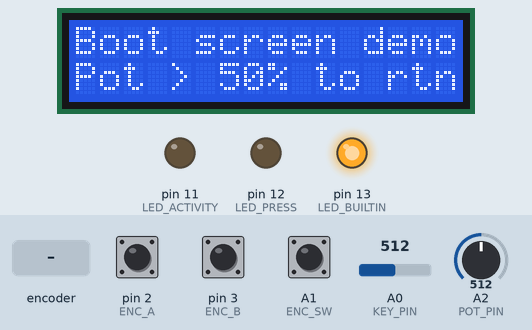
The sketch below on a simulated Arduino Uno, built with avr-gcc and run on an emulated ATmega328P. Shown: 16×2 character LCD, output pins drawn as LEDs (lit = HIGH). Inputs (shaded band) come from the test bench; at power-on: A2 (POT_PIN) = 512, A0 (KEY_PIN) = 512, A1 (ENC_SW) HIGH, pin 2 (ENC_A) HIGH, pin 3 (ENC_B) HIGH. What the sketch prints to the serial monitor is not drawn.

Above: at 2.2 s.
2.3 s: A2 (POT_PIN) set to 529
At 3.1 s:
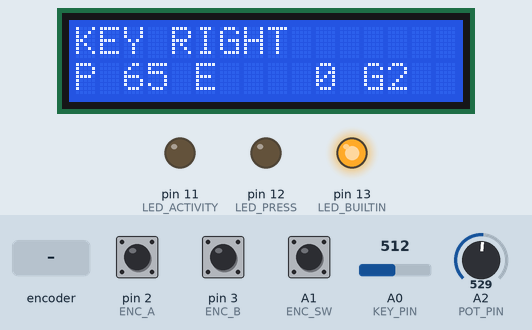
3.8 s: A0 (KEY_PIN) set to 900
At 5.0 s:
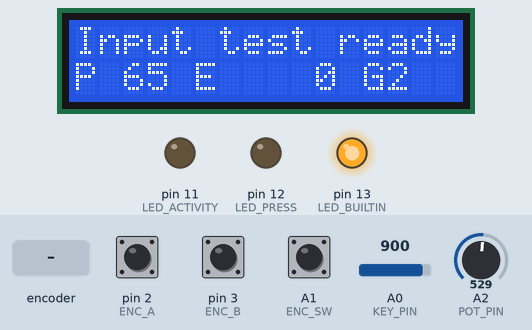
5.3 s: A1 (ENC_SW) pulled LOW for 0.15 s
At 6.3 s:
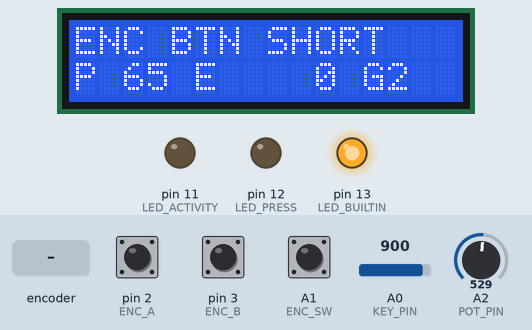
8.0 s: rotary encoder on pin 2 (ENC_A) / pin 3 (ENC_B) turned 1 step (first pin leading)
At 8.9 s:
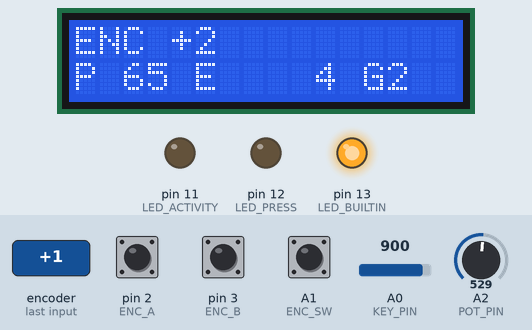
10.6 s: A0 (KEY_PIN) set to 884
At 12.6 s:
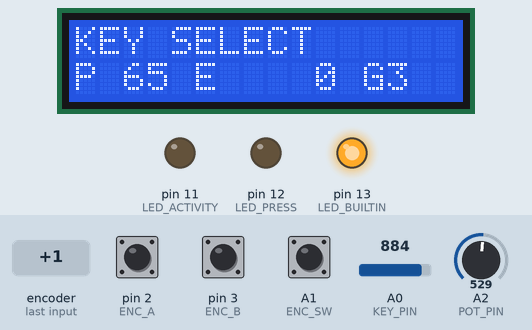
12.9 s: A0 (KEY_PIN) set to 306
At 13.4 s:
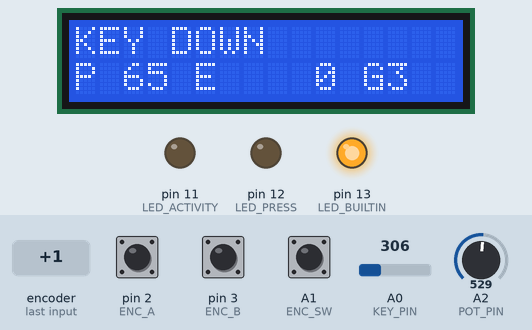
Timing chart, 0 to 15.4 s (numbered marks = the images above; inputs shaded):
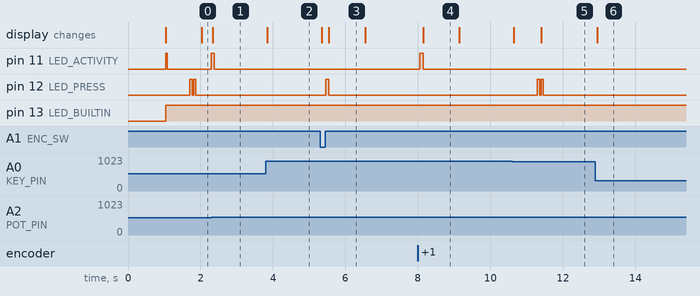

Measured:
- the behaviour switches between 518 and 519 on A2 (POT_PIN) (found by bisection; images 0 and 1)
- the behaviour switches between 900 and 899 on A0 (KEY_PIN) (found by bisection; images 4 and 5)
- after the input at 2.3 s, pin 11 (LED_ACTIVITY): LOW → HIGH at once, → LOW 0.08 s later; the display: changes at once (image 1)
- after the input at 3.8 s, the display: changes at once (image 2)
- after the input at 5.3 s, pin 12 (LED_PRESS): LOW → HIGH after 0.16 s, → LOW 0.09 s later; the display: first changes at once (image 3 shows a later state)
- after the input at 8.0 s, pin 11 (LED_ACTIVITY): LOW → HIGH after 0.05 s, → LOW 0.11 s later; the display: changes after 0.15 s (image 4)
- after the input at 10.6 s, pin 12 (LED_PRESS): alternates HIGH for 0.06 s and LOW for 0.04 s, 4 changes in all, then stays LOW, starting after 0.70 s; the display: first changes at once (image 5 shows a later state)
- after the input at 12.9 s, the display: changes at once (image 6)

The sketch:

uno1-hardware-test-i2c1602.ino
```cpp
/*
  Fluid Ardule UNO-1 integrated diagnostic firmware
  1602 I2C LCD edition
*/

#include <Wire.h>
#include <LiquidCrystal_I2C.h>

// --------------------------------------------------
// User-editable version
// --------------------------------------------------
const char FW_VERSION[] = "v2026-05-04c";

// --------------------------------------------------
// LCD
// --------------------------------------------------
LiquidCrystal_I2C lcd(0x27, 16, 2);   // change to 0x3F if needed

// --------------------------------------------------
// Pins
// --------------------------------------------------
#define ENC_A   2
#define ENC_B   3
#define ENC_SW  A1
#define KEY_PIN A0
#define POT_PIN A2
#define LED_PIN LED_BUILTIN
#define LED_READY LED_PIN
#define LED_PRESS 12
#define LED_ACTIVITY 11

// --------------------------------------------------
// Button codes
// --------------------------------------------------
#define BTN_NONE   0
#define BTN_RIGHT  1
#define BTN_UP     2
#define BTN_DOWN   3
#define BTN_LEFT   4
#define BTN_SELECT 5

// --------------------------------------------------
// Measured threshold map from user's board
// --------------------------------------------------
const int ADC_THR_LEFT   = 180;
const int ADC_THR_UP     = 280;
const int ADC_THR_DOWN   = 450;
const int ADC_THR_RIGHT  = 650;
const int ADC_THR_SELECT = 900;

// --------------------------------------------------
// Encoder state (ISR/shared)
// --------------------------------------------------
volatile uint8_t encLastState = 0;
volatile int8_t encQuarterAcc = 0;
volatile long encPendingSteps = 0;
volatile unsigned long edgeCountA = 0;
volatile unsigned long edgeCountB = 0;

// Match the final UNO-1 controller feel: one logical encoder step
// after two valid quadrature transitions. Change to 4 if a specific
// encoder feels too sensitive during hardware diagnosis.
const int8_t ENC_TRANSITIONS_PER_STEP = 2;

int lastSW = HIGH;
unsigned long swPressCount = 0;
unsigned long swLongPressCount = 0;

int lastCompletedSwKind = 0;  // 0=none, 1=short, 2=long
unsigned long lastCompletedSwAt = 0;

bool swLatchedPressed = false;
bool swLatchedLongTriggered = false;
unsigned long swLatchedPressedAt = 0;

long logicalPos = 0;
long encStepCount = 0;

const int8_t ENC_TABLE[16] = {
   0, -1,  1,  0,
   1,  0,  0, -1,
  -1,  0,  0,  1,
   0,  1, -1,  0
};

// --------------------------------------------------
// Gain
// --------------------------------------------------
int gainModeIndex = 1; // start x2
const uint8_t gainTable[4] = {1, 2, 3, 4};

// --------------------------------------------------
// LCD refresh / page
// --------------------------------------------------
unsigned long lastLcdUpdate = 0;
const unsigned long LCD_INTERVAL_MS = 100;
uint8_t lcdPage = 0;

const unsigned long LONG_PRESS_MS = 700;
unsigned long gainDisplayUntil = 0;
const unsigned long LAST_BTN_HOLD_MS = 1000;
const unsigned long POT_PRANK_INTERVAL_MS = 1000;

const unsigned long SHORT_BLINK_MS = 60;
const unsigned long DOUBLE_BLINK_GAP_MS = 40;
const unsigned long ACTIVITY_HOLD_MS = 80;

bool deviceReady = false;
unsigned long ledPressPhaseUntil = 0;
uint8_t ledPressPhase = 0;  // 0=idle, 1=ON(short or first), 2=gap before second, 3=second ON
bool ledPressDouble = false;
unsigned long ledActivityUntil = 0;

// display smoothing
const uint8_t DISPLAY_AVG_N = 4;
int btnAdcHist[DISPLAY_AVG_N] = {1023,1023,1023,1023};
uint8_t btnAdcHistPos = 0;
long btnAdcHistSum = 1023L * DISPLAY_AVG_N;
int buttonAdcDisplay = 1023;

int potCCHist[DISPLAY_AVG_N] = {0,0,0,0};
uint8_t potCCHistPos = 0;
int potCCHistSum = 0;
int potCCDisplay = 0;

// Clean UI event line
char lastEventText[17] = "Ready";
unsigned long lastEventAt = 0;
long lastEncoderDelta = 0;


// --------------------------------------------------
// Keypad state
// --------------------------------------------------
int stableBtn = BTN_NONE;
int rawBtnNow = BTN_NONE;

unsigned long btnPressCount[6] = {0,0,0,0,0,0};
int buttonAdcRaw = 1023;
int latchedPressedBtn = BTN_NONE;
bool latchedLongTriggered = false;
unsigned long latchedPressedAt = 0;

int lastCompletedBtn = BTN_NONE;
bool lastCompletedWasLongPress = false;
unsigned long lastCompletedBtnAt = 0;

// --------------------------------------------------
// Pot state
// --------------------------------------------------
int potRaw = 0;
int potAvg = 0;
int potCC = 0;
int lastPotCC = -1;

bool prankModeActive = false;
bool prankScreenToggle = false;
unsigned long lastPrankToggle = 0;

// --------------------------------------------------
// Encoder acceleration state
// --------------------------------------------------
unsigned long lastStepUs = 0;

// --------------------------------------------------
// Helpers
// --------------------------------------------------
const __FlashStringHelper* buttonNameF(int btn) {
  switch (btn) {
    case BTN_RIGHT:  return F("RIGHT");
    case BTN_UP:     return F("UP");
    case BTN_DOWN:   return F("DOWN");
    case BTN_LEFT:   return F("LEFT");
    case BTN_SELECT: return F("SELECT");
    default:         return F("NONE");
  }
}

const __FlashStringHelper* buttonShortF(int btn) {
  switch (btn) {
    case BTN_RIGHT:  return F("R");
    case BTN_UP:     return F("U");
    case BTN_DOWN:   return F("D");
    case BTN_LEFT:   return F("L");
    case BTN_SELECT: return F("S");
    default:         return F("---");
  }
}

int currentGain() {
  return gainTable[gainModeIndex];
}

void printPaddedLong(long value, uint8_t width) {
  char buf[12];
  ltoa(value, buf, 10);
  uint8_t len = 0;
  while (buf[len]) len++;
  while (len < width) {
    lcd.print(' ');
    width--;
  }
  lcd.print(buf);
}

void formatRightAlignedInt(char* out, uint8_t width, long value) {
  char buf[12];
  ltoa(value, buf, 10);
  uint8_t len = 0;
  while (buf[len]) len++;
  uint8_t pad = (len < width) ? (width - len) : 0;
  uint8_t i = 0;
  while (i < pad) out[i++] = ' ';
  uint8_t j = 0;
  while (buf[j] && i < width) out[i++] = buf[j++];
  while (i < width) out[i++] = ' ';
  out[width] = 0;
}

void pushBtnAdcDisplaySample(int v) {
  btnAdcHistSum -= btnAdcHist[btnAdcHistPos];
  btnAdcHist[btnAdcHistPos] = v;
  btnAdcHistSum += v;
  btnAdcHistPos = (btnAdcHistPos + 1) % DISPLAY_AVG_N;
  buttonAdcDisplay = (int)(btnAdcHistSum / DISPLAY_AVG_N);
}

void pushPotCCDisplaySample(int v) {
  potCCHistSum -= potCCHist[potCCHistPos];
  potCCHist[potCCHistPos] = v;
  potCCHistSum += v;
  potCCHistPos = (potCCHistPos + 1) % DISPLAY_AVG_N;
  potCCDisplay = (int)(potCCHistSum / DISPLAY_AVG_N);
}


void lcdWrite16(uint8_t row, const char* text) {
  char buf[17];
  uint8_t i = 0;
  while (i < 16 && text[i] != '\0') {
    buf[i] = text[i];
    i++;
  }
  while (i < 16) {
    buf[i++] = ' ';
  }
  buf[16] = '\0';
  lcd.setCursor(0, row);
  lcd.print(buf);
}

void setEventText(const char* text) {
  uint8_t i = 0;
  while (i < 16 && text[i] != '\0') {
    lastEventText[i] = text[i];
    i++;
  }
  lastEventText[i] = '\0';
  lastEventAt = millis();
}

void setKeyEvent(int btn, bool longPress) {
  char buf[17];
  const char* name = "KEY";
  switch (btn) {
    case BTN_RIGHT:  name = "RIGHT"; break;
    case BTN_UP:     name = "UP"; break;
    case BTN_DOWN:   name = "DOWN"; break;
    case BTN_LEFT:   name = "LEFT"; break;
    case BTN_SELECT: name = "SELECT"; break;
  }
  snprintf(buf, sizeof(buf), "%s %s", name, longPress ? "LONG" : "SHORT");
  setEventText(buf);
}


void printBtnCompact() {
  if (stableBtn != BTN_NONE) {
    lcd.print(buttonShortF(stableBtn));
    lcd.print(F("   "));
    return;
  }

  if (lastCompletedBtn != BTN_NONE && (millis() - lastCompletedBtnAt) < LAST_BTN_HOLD_MS) {
    switch (lastCompletedBtn) {
      case BTN_RIGHT:  lcd.print(lastCompletedWasLongPress ? F("R-LP  ") : F("(R)   ")); return;
      case BTN_UP:     lcd.print(lastCompletedWasLongPress ? F("U-LP  ") : F("(U)   ")); return;
      case BTN_DOWN:   lcd.print(lastCompletedWasLongPress ? F("D-LP  ") : F("(D)   ")); return;
      case BTN_LEFT:   lcd.print(lastCompletedWasLongPress ? F("L-LP  ") : F("(L)   ")); return;
      case BTN_SELECT: lcd.print(lastCompletedWasLongPress ? F("S-LP  ") : F("(S)   ")); return;
    }
  }

  lcd.print(F("----- "));
}


void triggerShortBlink() {
  ledPressDouble = false;
  ledPressPhase = 1;
  ledPressPhaseUntil = millis() + SHORT_BLINK_MS;
}

void triggerLongBlink() {
  ledPressDouble = true;
  ledPressPhase = 1;
  ledPressPhaseUntil = millis() + SHORT_BLINK_MS;
}

void triggerActivity() {
  ledActivityUntil = millis() + ACTIVITY_HOLD_MS;
}

void updateInputLeds() {
  unsigned long now = millis();
  bool pressOn = false;

  if (ledPressPhase != 0 && (long)(ledPressPhaseUntil - now) <= 0) {
    if (!ledPressDouble) {
      ledPressPhase = 0;
    } else {
      if (ledPressPhase == 1) {
        ledPressPhase = 2;
        ledPressPhaseUntil = now + DOUBLE_BLINK_GAP_MS;
      } else if (ledPressPhase == 2) {
        ledPressPhase = 3;
        ledPressPhaseUntil = now + SHORT_BLINK_MS;
      } else {
        ledPressPhase = 0;
      }
    }
  }

  if (ledPressPhase == 1 || ledPressPhase == 3) {
    pressOn = true;
  }

  bool activityOn = (long)(ledActivityUntil - now) > 0;

  digitalWrite(LED_READY, deviceReady ? HIGH : LOW);
  digitalWrite(LED_PRESS, pressOn ? HIGH : LOW);
  digitalWrite(LED_ACTIVITY, activityOn ? HIGH : LOW);
}
// --------------------------------------------------
// Button decode
// --------------------------------------------------
int decodeButtonThreshold(int val) {
  if (val < ADC_THR_LEFT)   return BTN_LEFT;
  if (val < ADC_THR_UP)     return BTN_UP;
  if (val < ADC_THR_DOWN)   return BTN_DOWN;
  if (val < ADC_THR_RIGHT)  return BTN_RIGHT;
  if (val < ADC_THR_SELECT) return BTN_SELECT;
  return BTN_NONE;
}

void updateButtonStableState() {
  buttonAdcRaw = analogRead(KEY_PIN);
  pushBtnAdcDisplaySample(buttonAdcRaw);
  rawBtnNow = decodeButtonThreshold(buttonAdcRaw);
  stableBtn = rawBtnNow;
}

void handleButtonCountingAndActions() {
  static int prevStableBtn = BTN_NONE;

  if (prevStableBtn == BTN_NONE && stableBtn != BTN_NONE) {
    latchedPressedBtn = stableBtn;
    latchedLongTriggered = false;
    latchedPressedAt = millis();

    Serial.print(F("BTN press: "));
    Serial.print(buttonNameF(stableBtn));
    Serial.print(F(" adc="));
    Serial.println(buttonAdcRaw);
  }

  if (stableBtn != BTN_NONE && latchedPressedBtn == stableBtn && !latchedLongTriggered) {
    if ((millis() - latchedPressedAt) >= LONG_PRESS_MS) {
      latchedLongTriggered = true;
      lastCompletedBtn = latchedPressedBtn;
      lastCompletedWasLongPress = true;
      lastCompletedBtnAt = millis();
      triggerLongBlink();
      setKeyEvent(latchedPressedBtn, true);

      if (latchedPressedBtn == BTN_SELECT) {
        gainModeIndex++;
        if (gainModeIndex >= 4) gainModeIndex = 0;
        noInterrupts();
        encPendingSteps = 0;
        encQuarterAcc = 0;
        interrupts();
        logicalPos = 0;
        encStepCount = 0;
        lastStepUs = 0;
        gainDisplayUntil = millis() + LAST_BTN_HOLD_MS;

        Serial.print(F("=== GAIN TOGGLED: x"));
        Serial.print(currentGain());
        Serial.println(F(" ==="));
      }

      Serial.print(F("BTN long: "));
      Serial.println(buttonNameF(latchedPressedBtn));
    }
  }

  if (prevStableBtn != BTN_NONE && stableBtn == BTN_NONE) {
    if (latchedPressedBtn != BTN_NONE) {
      lastCompletedBtn = latchedPressedBtn;
      lastCompletedWasLongPress = latchedLongTriggered;
      lastCompletedBtnAt = millis();

      if (latchedLongTriggered) {
        Serial.print(F("BTN release after LP: "));
        Serial.println(buttonNameF(latchedPressedBtn));
      } else {
        btnPressCount[latchedPressedBtn]++;
        triggerShortBlink();
        setKeyEvent(latchedPressedBtn, false);

        Serial.print(F("BTN release/count: "));
        Serial.print(buttonNameF(latchedPressedBtn));
        Serial.print(F(" count="));
        Serial.println(btnPressCount[latchedPressedBtn]);
      }
    }
    latchedPressedBtn = BTN_NONE;
    latchedLongTriggered = false;
  }

  prevStableBtn = stableBtn;
}

// --------------------------------------------------
// ISR-based encoder decode
// --------------------------------------------------
void handleEncoderISR() {
  uint8_t a = (uint8_t)digitalRead(ENC_A);
  uint8_t b = (uint8_t)digitalRead(ENC_B);
  uint8_t newState = (a << 1) | b;

  if (a != ((encLastState >> 1) & 0x01)) edgeCountA++;
  if (b != (encLastState & 0x01)) edgeCountB++;

  uint8_t idx = (encLastState << 2) | newState;
  int8_t q = ENC_TABLE[idx];
  encLastState = newState;

  if (q == 0) return;

  encQuarterAcc += q;

  if (encQuarterAcc >= ENC_TRANSITIONS_PER_STEP) {
    encPendingSteps += 1;
    encQuarterAcc = 0;
  } else if (encQuarterAcc <= -ENC_TRANSITIONS_PER_STEP) {
    encPendingSteps -= 1;
    encQuarterAcc = 0;
  }
}

// --------------------------------------------------
// Consume encoder steps in main loop with acceleration
// --------------------------------------------------
int accelFromDt(unsigned long dtUs) {
  if (dtUs < 2500UL) return 8;
  if (dtUs < 5000UL) return 6;
  if (dtUs < 9000UL) return 4;
  if (dtUs < 18000UL) return 2;
  return 1;
}

void processEncoderSteps() {
  long pending;

  noInterrupts();
  pending = encPendingSteps;
  encPendingSteps = 0;
  interrupts();

  while (pending != 0) {
    int dir = (pending > 0) ? 1 : -1;
    pending -= dir;

    unsigned long nowUs = micros();
    unsigned long dtUs = (lastStepUs == 0) ? 50000UL : (nowUs - lastStepUs);
    lastStepUs = nowUs;

    int accel = accelFromDt(dtUs);
    int delta = dir * currentGain() * accel;

    encStepCount += dir;
    logicalPos += delta;
    lastEncoderDelta = delta;
    char encMsg[17];
    snprintf(encMsg, sizeof(encMsg), "ENC %+ld", lastEncoderDelta);
    setEventText(encMsg);
    triggerActivity();

    Serial.print(dir > 0 ? F("ENC CW   step=") : F("ENC CCW  step="));
    Serial.print(encStepCount);
    Serial.print(F(" gain=x"));
    Serial.print(currentGain());
    Serial.print(F(" accel=x"));
    Serial.print(accel);
    Serial.print(F(" pos="));
    Serial.print(logicalPos);
    Serial.print(F(" dtUs="));
    Serial.println(dtUs);
  }
}

// --------------------------------------------------
// Encoder switch
// --------------------------------------------------
void checkSwitch() {
  int sw = digitalRead(ENC_SW);

  if (sw != lastSW) {
    delay(5);
    sw = digitalRead(ENC_SW);

    if (sw != lastSW) {
      if (sw == LOW) {
        swLatchedPressed = true;
        swLatchedLongTriggered = false;
        swLatchedPressedAt = millis();
        Serial.println(F("SW pressed"));
      } else {
        if (swLatchedPressed) {
          if (!swLatchedLongTriggered) {
            swPressCount++;
            lastCompletedSwKind = 1;
            lastCompletedSwAt = millis();
            lcdPage ^= 1;
            triggerShortBlink();
            setEventText("ENC BTN SHORT");
            Serial.print(F("SW pressed  count="));
            Serial.print(swPressCount);
            Serial.print(F(" page="));
            Serial.println(lcdPage);
            Serial.println(F("SW released"));
          } else {
            Serial.println(F("SW released after LP"));
          }
          swLatchedPressed = false;
          swLatchedLongTriggered = false;
        }
      }
      lastSW = sw;
    }
  }

  if (sw == LOW && swLatchedPressed && !swLatchedLongTriggered) {
    if ((millis() - swLatchedPressedAt) >= LONG_PRESS_MS) {
      swLatchedLongTriggered = true;
      swLongPressCount++;
      lastCompletedSwKind = 2;
      lastCompletedSwAt = millis();
      triggerLongBlink();
      setEventText("ENC BTN LONG");

      gainModeIndex++;
      if (gainModeIndex >= 4) gainModeIndex = 0;
      noInterrupts();
      encPendingSteps = 0;
      encQuarterAcc = 0;
      interrupts();
      logicalPos = 0;
      encStepCount = 0;
      lastStepUs = 0;
      gainDisplayUntil = millis() + LAST_BTN_HOLD_MS;

      Serial.print(F("SW long count="));
      Serial.println(swLongPressCount);
      Serial.print(F("=== GAIN TOGGLED BY ENC SW: x"));
      Serial.print(currentGain());
      Serial.println(F(" ==="));
    }
  }
}

// --------------------------------------------------
// Pot
// --------------------------------------------------
void updatePot() {
  potRaw = analogRead(POT_PIN);
  potAvg = (potAvg * 3 + potRaw) >> 2;
  potCC = map(potAvg, 0, 1023, 0, 127);

  if (potCC < 0) potCC = 0;
  else if (potCC > 127) potCC = 127;

  pushPotCCDisplaySample(potCC);

  if (potCC != lastPotCC) {
    lastPotCC = potCC;
    triggerActivity();
    Serial.print(F("POT raw="));
    Serial.print(potRaw);
    Serial.print(F(" avg="));
    Serial.print(potAvg);
    Serial.print(F(" cc="));
    Serial.println(potCC);
  }
}

// --------------------------------------------------
// LCD
// --------------------------------------------------
void updateLcd() {
  unsigned long now = millis();
  if (now - lastLcdUpdate < LCD_INTERVAL_MS) return;
  lastLcdUpdate = now;

  prankModeActive = (potCC <= 63);
  if (prankModeActive) {
    if ((now - lastPrankToggle) >= POT_PRANK_INTERVAL_MS) {
      prankScreenToggle = !prankScreenToggle;
      lastPrankToggle = now;
    }

    if (!prankScreenToggle) {
      lcdWrite16(0, "Fluid Ardule");
      char line2[17];
      snprintf(line2, sizeof(line2), "FW %s", FW_VERSION);
      lcdWrite16(1, line2);
    } else {
      lcdWrite16(0, "Boot screen demo");
      lcdWrite16(1, "Pot > 50% to rtn");
    }
    return;
  }

  int sw = digitalRead(ENC_SW);

  char line0[17];
  char line1[17];

  // Line 1: plain event text only. Old abbreviations such as B:, S:, ST, A0
  // are intentionally removed to avoid confusing status and event displays.
  if (stableBtn != BTN_NONE) {
    switch (stableBtn) {
      case BTN_RIGHT:  snprintf(line0, sizeof(line0), "KEY RIGHT"); break;
      case BTN_UP:     snprintf(line0, sizeof(line0), "KEY UP"); break;
      case BTN_DOWN:   snprintf(line0, sizeof(line0), "KEY DOWN"); break;
      case BTN_LEFT:   snprintf(line0, sizeof(line0), "KEY LEFT"); break;
      case BTN_SELECT: snprintf(line0, sizeof(line0), "KEY SELECT"); break;
      default:         snprintf(line0, sizeof(line0), "KEY"); break;
    }
  } else if (sw == LOW && swLatchedPressed) {
    snprintf(line0, sizeof(line0), swLatchedLongTriggered ? "ENC BTN LONG" : "ENC BTN DOWN");
  } else if ((now - lastEventAt) < LAST_BTN_HOLD_MS) {
    snprintf(line0, sizeof(line0), "%s", lastEventText);
  } else {
    snprintf(line0, sizeof(line0), "Input test ready");
  }

  // Line 2: current compact state only.
  // P = potentiometer CC value, E = logical encoder position, G = gain.
  snprintf(line1, sizeof(line1), "P%3d E%5ld G%d", potCCDisplay, logicalPos, currentGain());

  lcdWrite16(0, line0);
  lcdWrite16(1, line1);
}

// --------------------------------------------------
// Setup
// --------------------------------------------------
void setup() {
  pinMode(ENC_A, INPUT_PULLUP);
  pinMode(ENC_B, INPUT_PULLUP);
  pinMode(ENC_SW, INPUT_PULLUP);
  pinMode(LED_READY, OUTPUT);
  pinMode(LED_PRESS, OUTPUT);
  pinMode(LED_ACTIVITY, OUTPUT);
  digitalWrite(LED_READY, LOW);
  digitalWrite(LED_PRESS, LOW);
  digitalWrite(LED_ACTIVITY, LOW);

  Serial.begin(115200);

  lcd.init();
  lcd.backlight();
  lcd.clear();

  uint8_t a = (uint8_t)digitalRead(ENC_A);
  uint8_t b = (uint8_t)digitalRead(ENC_B);
  encLastState = (a << 1) | b;
  lastSW = digitalRead(ENC_SW);

  buttonAdcRaw = analogRead(KEY_PIN);
  potAvg = analogRead(POT_PIN);
  potCC = map(potAvg, 0, 1023, 0, 127);
  if (potCC < 0) potCC = 0;
  else if (potCC > 127) potCC = 127;

  for (uint8_t i = 0; i < DISPLAY_AVG_N; i++) {
    btnAdcHist[i] = buttonAdcRaw;
    potCCHist[i] = potCC;
  }
  btnAdcHistSum = (long)buttonAdcRaw * DISPLAY_AVG_N;
  potCCHistSum = potCC * DISPLAY_AVG_N;
  buttonAdcDisplay = buttonAdcRaw;
  potCCDisplay = potCC;

  attachInterrupt(digitalPinToInterrupt(ENC_A), handleEncoderISR, CHANGE);
  attachInterrupt(digitalPinToInterrupt(ENC_B), handleEncoderISR, CHANGE);

  lcd.setCursor(0, 0);
  lcd.print(F("UNO-1 Diag 1602"));
  lcd.setCursor(0, 1);
  lcd.print(FW_VERSION);
  delay(900);
  lcd.clear();
  lastPrankToggle = millis();
  prankScreenToggle = false;

  Serial.println(F("================================"));
  Serial.println(F("Fluid Ardule UNO-1 diagnostic"));
  deviceReady = true;
  Serial.println(F("1602 LCD edition"));
  Serial.println(F("Encoder: interrupt + state decode + acceleration"));
  Serial.print(F("Version: "));
  Serial.println(FW_VERSION);
  Serial.println(F("================================"));
}

// --------------------------------------------------
// Loop
// --------------------------------------------------
void loop() {
  updateButtonStableState();
  handleButtonCountingAndActions();
  processEncoderSteps();
  checkSwitch();
  updatePot();
  updateLcd();
  updateInputLeds();
}
```
